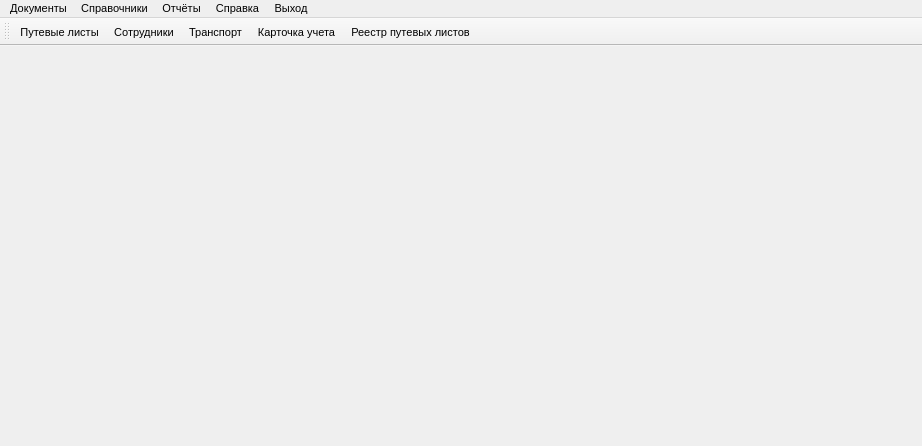
<?xml version="1.0" encoding="UTF-8"?>
<ui version="4.0">
 <class>MainWindow</class>
 <widget class="QMainWindow" name="MainWindow">
  <property name="geometry">
   <rect>
    <x>0</x>
    <y>0</y>
    <width>922</width>
    <height>446</height>
   </rect>
  </property>
  <property name="sizePolicy">
   <sizepolicy hsizetype="Minimum" vsizetype="Minimum">
    <horstretch>0</horstretch>
    <verstretch>0</verstretch>
   </sizepolicy>
  </property>
  <property name="font">
   <font>
    <pointsize>8</pointsize>
   </font>
  </property>
  <property name="windowTitle">
   <string>Учёт транспорта 0.1</string>
  </property>
  <property name="windowIcon">
   <iconset>
    <normaloff>bmp/18.bmp</normaloff>bmp/18.bmp</iconset>
  </property>
  <property name="autoFillBackground">
   <bool>false</bool>
  </property>
  <widget class="QWidget" name="centralwidget">
   <property name="sizePolicy">
    <sizepolicy hsizetype="Minimum" vsizetype="Minimum">
     <horstretch>0</horstretch>
     <verstretch>0</verstretch>
    </sizepolicy>
   </property>
   <property name="minimumSize">
    <size>
     <width>0</width>
     <height>0</height>
    </size>
   </property>
   <layout class="QGridLayout" name="gridLayout_2">
    <property name="leftMargin">
     <number>0</number>
    </property>
    <property name="topMargin">
     <number>0</number>
    </property>
    <property name="rightMargin">
     <number>1</number>
    </property>
    <property name="bottomMargin">
     <number>0</number>
    </property>
    <item row="0" column="0">
     <layout class="QGridLayout" name="gridLayout">
      <item row="0" column="0">
       <widget class="QStackedWidget" name="stackedWidget">
        <property name="sizePolicy">
         <sizepolicy hsizetype="Expanding" vsizetype="Expanding">
          <horstretch>0</horstretch>
          <verstretch>0</verstretch>
         </sizepolicy>
        </property>
        <widget class="QWidget" name="page">
         <property name="sizePolicy">
          <sizepolicy hsizetype="Expanding" vsizetype="Expanding">
           <horstretch>0</horstretch>
           <verstretch>0</verstretch>
          </sizepolicy>
         </property>
        </widget>
        <widget class="QWidget" name="page_2">
         <property name="sizePolicy">
          <sizepolicy hsizetype="Expanding" vsizetype="MinimumExpanding">
           <horstretch>0</horstretch>
           <verstretch>0</verstretch>
          </sizepolicy>
         </property>
        </widget>
        <widget class="QWidget" name="page_3">
         <property name="sizePolicy">
          <sizepolicy hsizetype="Expanding" vsizetype="Expanding">
           <horstretch>0</horstretch>
           <verstretch>0</verstretch>
          </sizepolicy>
         </property>
        </widget>
        <widget class="QWidget" name="page_4">
         <property name="sizePolicy">
          <sizepolicy hsizetype="Expanding" vsizetype="Expanding">
           <horstretch>0</horstretch>
           <verstretch>0</verstretch>
          </sizepolicy>
         </property>
        </widget>
        <widget class="QWidget" name="page_5">
         <property name="sizePolicy">
          <sizepolicy hsizetype="Expanding" vsizetype="Expanding">
           <horstretch>0</horstretch>
           <verstretch>0</verstretch>
          </sizepolicy>
         </property>
        </widget>
       </widget>
      </item>
     </layout>
    </item>
   </layout>
  </widget>
  <widget class="QMenuBar" name="menubar">
   <property name="geometry">
    <rect>
     <x>0</x>
     <y>0</y>
     <width>922</width>
     <height>19</height>
    </rect>
   </property>
   <property name="sizePolicy">
    <sizepolicy hsizetype="Minimum" vsizetype="Minimum">
     <horstretch>0</horstretch>
     <verstretch>0</verstretch>
    </sizepolicy>
   </property>
   <widget class="QMenu" name="menu">
    <property name="sizePolicy">
     <sizepolicy hsizetype="Expanding" vsizetype="Expanding">
      <horstretch>0</horstretch>
      <verstretch>0</verstretch>
     </sizepolicy>
    </property>
    <property name="title">
     <string>Документы</string>
    </property>
    <addaction name="action"/>
   </widget>
   <widget class="QMenu" name="menu_2">
    <property name="title">
     <string>Справочники</string>
    </property>
    <addaction name="action_2"/>
    <addaction name="action_3"/>
    <addaction name="action_4"/>
   </widget>
   <widget class="QMenu" name="menu_3">
    <property name="title">
     <string>Отчёты</string>
    </property>
    <addaction name="action_5"/>
    <addaction name="action_6"/>
   </widget>
   <widget class="QMenu" name="menu_4">
    <property name="title">
     <string>Справка</string>
    </property>
    <addaction name="action_7"/>
    <addaction name="action_8"/>
   </widget>
   <widget class="QMenu" name="menu_5">
    <property name="enabled">
     <bool>true</bool>
    </property>
    <property name="mouseTracking">
     <bool>true</bool>
    </property>
    <property name="focusPolicy">
     <enum>Qt::NoFocus</enum>
    </property>
    <property name="contextMenuPolicy">
     <enum>Qt::ActionsContextMenu</enum>
    </property>
    <property name="acceptDrops">
     <bool>false</bool>
    </property>
    <property name="title">
     <string>Выход</string>
    </property>
    <property name="separatorsCollapsible">
     <bool>false</bool>
    </property>
    <property name="toolTipsVisible">
     <bool>false</bool>
    </property>
    <addaction name="action_9"/>
   </widget>
   <addaction name="menu"/>
   <addaction name="menu_2"/>
   <addaction name="menu_3"/>
   <addaction name="menu_4"/>
   <addaction name="menu_5"/>
  </widget>
  <widget class="QToolBar" name="toolBar">
   <property name="sizePolicy">
    <sizepolicy hsizetype="Minimum" vsizetype="Minimum">
     <horstretch>0</horstretch>
     <verstretch>0</verstretch>
    </sizepolicy>
   </property>
   <property name="windowTitle">
    <string>toolBar</string>
   </property>
   <attribute name="toolBarArea">
    <enum>TopToolBarArea</enum>
   </attribute>
   <attribute name="toolBarBreak">
    <bool>false</bool>
   </attribute>
   <addaction name="action"/>
   <addaction name="action_2"/>
   <addaction name="action_3"/>
   <addaction name="action_5"/>
   <addaction name="action_6"/>
  </widget>
  <action name="action">
   <property name="icon">
    <iconset>
     <normaloff>bmp/9.bmp</normaloff>bmp/9.bmp</iconset>
   </property>
   <property name="text">
    <string>Путевые листы</string>
   </property>
   <property name="font">
    <font/>
   </property>
  </action>
  <action name="action_2">
   <property name="icon">
    <iconset>
     <normaloff>bmp/5.bmp</normaloff>bmp/5.bmp</iconset>
   </property>
   <property name="text">
    <string>Сотрудники</string>
   </property>
  </action>
  <action name="action_3">
   <property name="icon">
    <iconset>
     <normaloff>bmp/7.bmp</normaloff>bmp/7.bmp</iconset>
   </property>
   <property name="text">
    <string>Транспорт</string>
   </property>
  </action>
  <action name="action_4">
   <property name="icon">
    <iconset>
     <normaloff>bmp/13.bmp</normaloff>bmp/13.bmp</iconset>
   </property>
   <property name="text">
    <string>Отчеты</string>
   </property>
  </action>
  <action name="action_5">
   <property name="icon">
    <iconset>
     <normaloff>bmp/10.bmp</normaloff>bmp/10.bmp</iconset>
   </property>
   <property name="text">
    <string>Карточка учета</string>
   </property>
  </action>
  <action name="action_6">
   <property name="icon">
    <iconset>
     <normaloff>bmp/17.bmp</normaloff>bmp/17.bmp</iconset>
   </property>
   <property name="text">
    <string>Реестр путевых листов</string>
   </property>
  </action>
  <action name="action_7">
   <property name="icon">
    <iconset>
     <normaloff>bmp/12.bmp</normaloff>bmp/12.bmp</iconset>
   </property>
   <property name="text">
    <string>Настройка</string>
   </property>
  </action>
  <action name="action_8">
   <property name="text">
    <string>О программе</string>
   </property>
  </action>
  <action name="action_9">
   <property name="icon">
    <iconset>
     <normaloff>bmp/exit.bmp</normaloff>bmp/exit.bmp</iconset>
   </property>
   <property name="text">
    <string>Выйти из приложения</string>
   </property>
  </action>
 </widget>
 <resources/>
 <connections/>
</ui>
